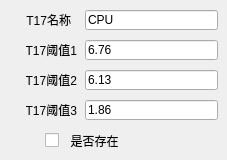
      <widget class="QWidget" name="tab_5">
       <attribute name="title">
        <string>试剂条17</string>
       </attribute>
       <widget class="QLabel" name="CH17_label3">
        <property name="geometry">
         <rect>
          <x>26</x>
          <y>70</y>
          <width>51</width>
          <height>20</height>
         </rect>
        </property>
        <property name="text">
         <string>T17阈值2</string>
        </property>
        <property name="alignment">
         <set>Qt::AlignRight|Qt::AlignTrailing|Qt::AlignVCenter</set>
        </property>
       </widget>
       <widget class="QLabel" name="CH17_label2">
        <property name="geometry">
         <rect>
          <x>26</x>
          <y>40</y>
          <width>51</width>
          <height>20</height>
         </rect>
        </property>
        <property name="text">
         <string>T17阈值1</string>
        </property>
        <property name="alignment">
         <set>Qt::AlignRight|Qt::AlignTrailing|Qt::AlignVCenter</set>
        </property>
       </widget>
       <widget class="QLineEdit" name="CH17_threshold2">
        <property name="geometry">
         <rect>
          <x>85</x>
          <y>70</y>
          <width>133</width>
          <height>20</height>
         </rect>
        </property>
        <property name="text">
         <string>6.13</string>
        </property>
       </widget>
       <widget class="QLabel" name="CH17_label4">
        <property name="geometry">
         <rect>
          <x>26</x>
          <y>100</y>
          <width>51</width>
          <height>20</height>
         </rect>
        </property>
        <property name="text">
         <string>T17阈值3</string>
        </property>
        <property name="alignment">
         <set>Qt::AlignRight|Qt::AlignTrailing|Qt::AlignVCenter</set>
        </property>
       </widget>
       <widget class="QLineEdit" name="CH17_threshold3">
        <property name="geometry">
         <rect>
          <x>85</x>
          <y>100</y>
          <width>133</width>
          <height>20</height>
         </rect>
        </property>
        <property name="text">
         <string>1.86</string>
        </property>
       </widget>
       <widget class="QCheckBox" name="CheckBox17">
        <property name="geometry">
         <rect>
          <x>45</x>
          <y>130</y>
          <width>101</width>
          <height>21</height>
         </rect>
        </property>
        <property name="text">
         <string>  是否存在</string>
        </property>
       </widget>
       <widget class="QLineEdit" name="CH17_threshold1">
        <property name="geometry">
         <rect>
          <x>85</x>
          <y>40</y>
          <width>133</width>
          <height>20</height>
         </rect>
        </property>
        <property name="text">
         <string>6.76</string>
        </property>
       </widget>
       <widget class="QLineEdit" name="CH17_name">
        <property name="geometry">
         <rect>
          <x>85</x>
          <y>10</y>
          <width>133</width>
          <height>20</height>
         </rect>
        </property>
        <property name="text">
         <string>CPU</string>
        </property>
       </widget>
       <widget class="QLabel" name="CH17_label1">
        <property name="geometry">
         <rect>
          <x>20</x>
          <y>10</y>
          <width>51</width>
          <height>20</height>
         </rect>
        </property>
        <property name="text">
         <string>T17名称</string>
        </property>
        <property name="alignment">
         <set>Qt::AlignRight|Qt::AlignTrailing|Qt::AlignVCenter</set>
        </property>
       </widget>
      </widget>
